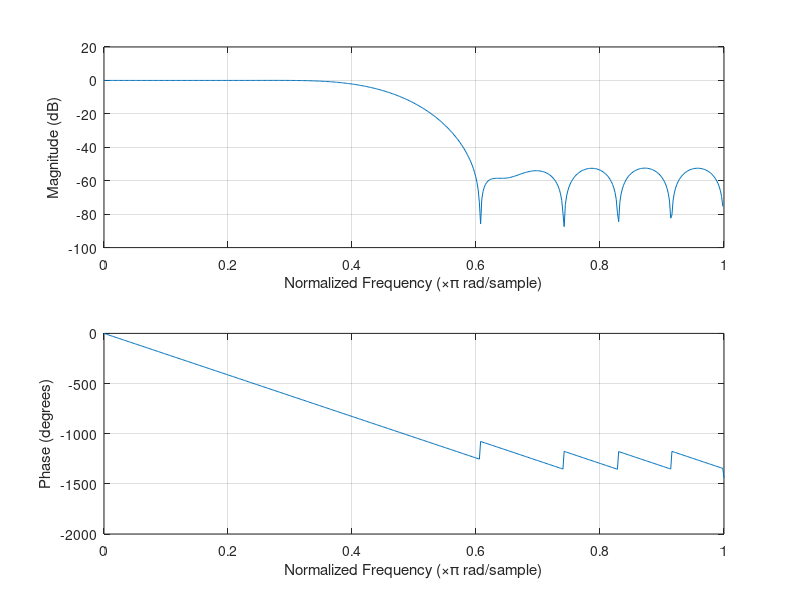
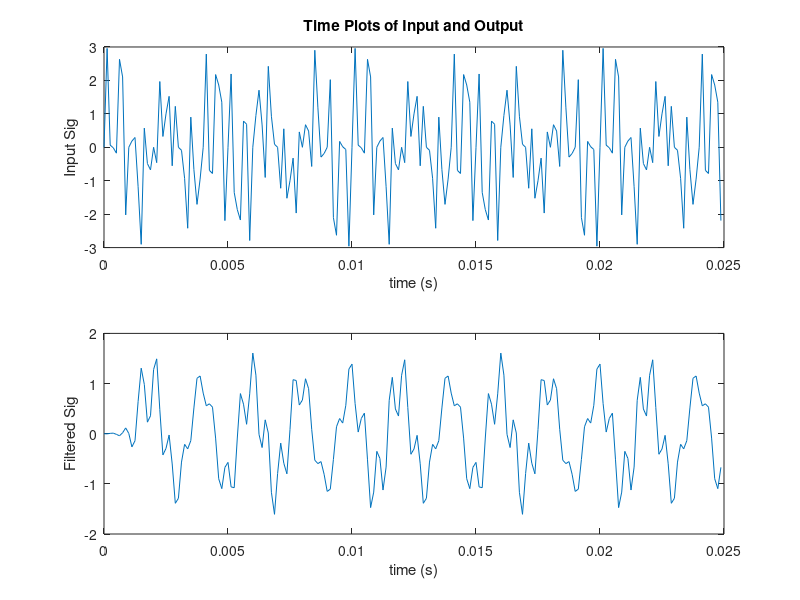
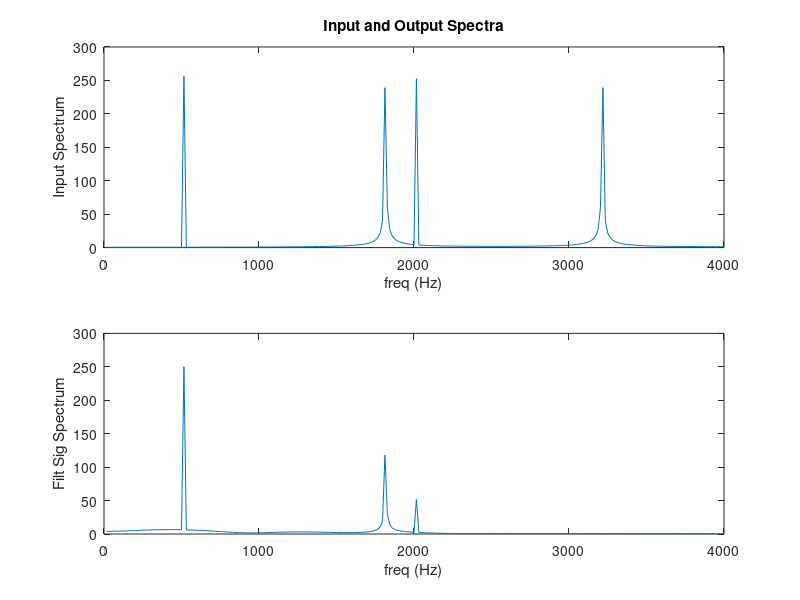
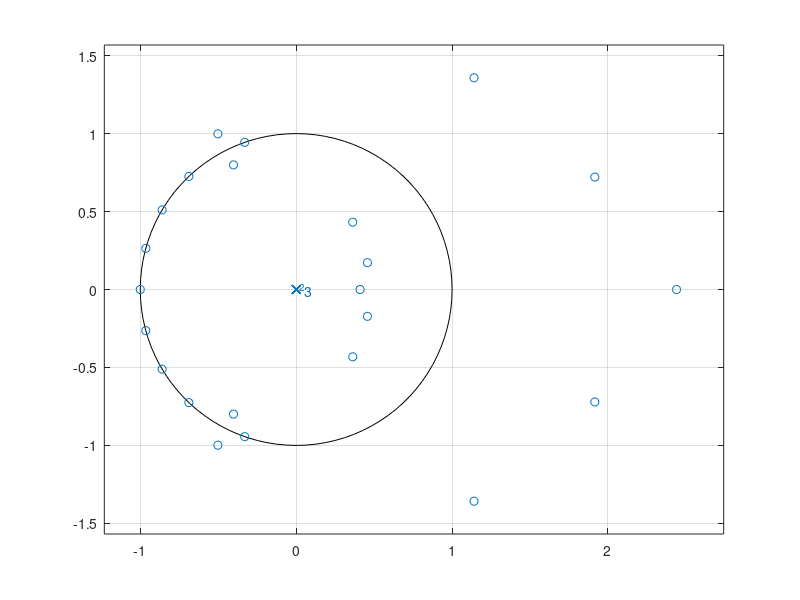

The MATLAB script that drew these images, in order:
% fir_2a.m
% FIR filter design example using the MATLAB FIR1 function 
% Autor: Nils Parche, 18.11.2017
clear all;
clc;

Fs=8e3; %Specify Sampling Frequency
Ts=1/Fs; %Sampling period.
Ns=512; %No of time samples to be plotted.
t=[0:Ts:Ts*(Ns-1)]; %Make time array that contains Ns elements
 %t = [0, Ts, 2Ts, 3Ts,..., (Ns-1)Ts]

%create sampled sinusoids at different frequencies
f1=500; f2=1800; f3=2000; f4=3200;
x1=sin(2*pi*f1*t); x2=sin(2*pi*f2*t); x3=sin(2*pi*f3*t); x4=sin(2*pi*f4*t);
x=x1+x2+x3+x4; %Calculate samples for a 4-tone input signal
N=23; %FIR1 requires filter order (N) to be EVEN when gain = 1 at Fs/2.
% Normierte Eckfrequenz im Durchlassbereich auf Fs/2. 1800 Hz/4000Hz = 9/20
% = 0.45
% Normierte Eckfrequenz im Sperrbereich auf Fs/2. 2600 Hz/4000 Hz = 13/20 = 0.65
W=(9/20); %Specify Bandstop filter with stop band between
 %0.4*(Fs/2) and 0.6*(Fs/2)
B=fir1(N,W,'DC-1') %Design FIR Filter using default Hamming window.
correction = 32767;
B_correction =int16(B*correction) %cast B to 16 bit short Int
%create header file fir_coef.h (FIR filter coefficients)
filnam = fopen('LP_coeff.h', 'w'); % generate include-file
fprintf(filnam,'#define N %d\n', N+1);
fprintf(filnam,'short h[N]={\n');
j = 0;
for i= 1:N+1;
 fprintf(filnam,' %6.0f,', B_correction(i));
 j = j + 1;
 if j >7
 fprintf(filnam, '\n');
 j = 0;
 end
end
fprintf(filnam,'};\n');
fclose(filnam);
A=1; %FIR filters have no poles, only zeros.
grid on;
freqz(B,A); %Plot frequency response - both amp and phase response.
%pause; %User must hit any key on PC keyboard to continue.
figure; %Create a new figure window, so previous one isn't lost.
subplot(2,1,1); %Two subplots will go on this figure window.
Npts=200;
plot(t(1:Npts),x(1:Npts)) %Plot first Npts of this 4-tone input signal
title('Time Plots of Input and Output');
xlabel('time (s)'); ylabel('Input Sig');
%Now apply this filter to the 4-tone test sequence
y = filter(B,A,x);
subplot(2,1,2); %Now go to bottom subplot.
plot(t(1:Npts),y(1:Npts)); %Plot first Npts of filtered signal.
xlabel('time (s)'); ylabel('Filtered Sig');
%pause;
figure; %Create a new figure window, so previous one isn't lost.
subplot(2,1,1);
xfftmag=(abs(fft(x,Ns))); %Compute spectrum of input signal.
xfftmagh=xfftmag(1:length(xfftmag)/2);
%Plot only the first half of FFT, since second half is mirror imag
f=[1:1:length(xfftmagh)]*Fs/Ns; %Make freq array from 0 Hz to Fs/2 Hz.
plot(f,xfftmagh); %Plot frequency spectrum of input signal
title('Input and Output Spectra');
xlabel('freq (Hz)'); ylabel('Input Spectrum');
subplot(2,1,2);
yfftmag=(abs(fft(y,Ns)));
yfftmagh=yfftmag(1:length(yfftmag)/2);
%Plot only the first half of FFT, since second half is mirror image
plot(f,yfftmagh); %Plot frequency spectrum of input signal
xlabel('freq (Hz)'); ylabel('Filt Sig Spectrum');


figure()
zplane(B,1)